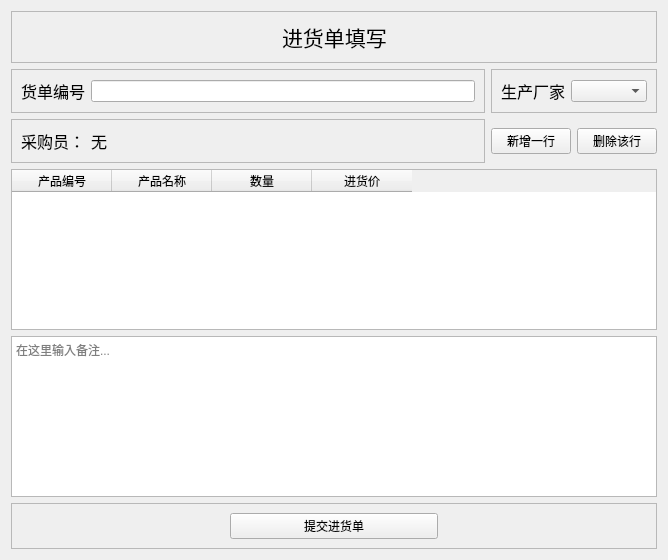
<?xml version="1.0" encoding="UTF-8"?>
<ui version="4.0">
 <class>AddNewInOrder</class>
 <widget class="QWidget" name="AddNewInOrder">
  <property name="geometry">
   <rect>
    <x>0</x>
    <y>0</y>
    <width>668</width>
    <height>560</height>
   </rect>
  </property>
  <property name="sizePolicy">
   <sizepolicy hsizetype="Expanding" vsizetype="Expanding">
    <horstretch>0</horstretch>
    <verstretch>0</verstretch>
   </sizepolicy>
  </property>
  <property name="windowTitle">
   <string>Form</string>
  </property>
  <layout class="QGridLayout" name="gridLayout">
   <item row="1" column="0">
    <widget class="QFrame" name="frame_2">
     <property name="frameShape">
      <enum>QFrame::StyledPanel</enum>
     </property>
     <property name="frameShadow">
      <enum>QFrame::Raised</enum>
     </property>
     <layout class="QHBoxLayout" name="horizontalLayout_2">
      <item>
       <widget class="QLabel" name="label_2">
        <property name="font">
         <font>
          <pointsize>12</pointsize>
         </font>
        </property>
        <property name="text">
         <string>货单编号</string>
        </property>
       </widget>
      </item>
      <item>
       <widget class="QLineEdit" name="lineEditId"/>
      </item>
     </layout>
    </widget>
   </item>
   <item row="1" column="1" colspan="2">
    <widget class="QFrame" name="frame_3">
     <property name="frameShape">
      <enum>QFrame::StyledPanel</enum>
     </property>
     <property name="frameShadow">
      <enum>QFrame::Raised</enum>
     </property>
     <layout class="QHBoxLayout" name="horizontalLayout_3">
      <item>
       <widget class="QLabel" name="label_3">
        <property name="font">
         <font>
          <pointsize>12</pointsize>
         </font>
        </property>
        <property name="text">
         <string>生产厂家</string>
        </property>
       </widget>
      </item>
      <item>
       <widget class="QComboBox" name="comboBox">
        <property name="sizePolicy">
         <sizepolicy hsizetype="Expanding" vsizetype="Fixed">
          <horstretch>0</horstretch>
          <verstretch>0</verstretch>
         </sizepolicy>
        </property>
       </widget>
      </item>
     </layout>
    </widget>
   </item>
   <item row="2" column="0">
    <widget class="QFrame" name="frame_4">
     <property name="frameShape">
      <enum>QFrame::StyledPanel</enum>
     </property>
     <property name="frameShadow">
      <enum>QFrame::Raised</enum>
     </property>
     <layout class="QHBoxLayout" name="horizontalLayout_4">
      <item>
       <widget class="QLabel" name="label_4">
        <property name="font">
         <font>
          <pointsize>12</pointsize>
         </font>
        </property>
        <property name="text">
         <string>采购员：</string>
        </property>
       </widget>
      </item>
      <item>
       <widget class="QLabel" name="labelCGName">
        <property name="font">
         <font>
          <pointsize>12</pointsize>
         </font>
        </property>
        <property name="text">
         <string>无</string>
        </property>
       </widget>
      </item>
      <item>
       <spacer name="horizontalSpacer_5">
        <property name="orientation">
         <enum>Qt::Horizontal</enum>
        </property>
        <property name="sizeHint" stdset="0">
         <size>
          <width>40</width>
          <height>20</height>
         </size>
        </property>
       </spacer>
      </item>
     </layout>
    </widget>
   </item>
   <item row="2" column="1">
    <widget class="QPushButton" name="btnNewRow">
     <property name="text">
      <string>新增一行</string>
     </property>
    </widget>
   </item>
   <item row="2" column="2">
    <widget class="QPushButton" name="btnDelRow">
     <property name="text">
      <string>删除该行</string>
     </property>
    </widget>
   </item>
   <item row="3" column="0" colspan="3">
    <widget class="QTableWidget" name="tableWidget">
     <property name="editTriggers">
      <set>QAbstractItemView::DoubleClicked</set>
     </property>
     <column>
      <property name="text">
       <string>产品编号</string>
      </property>
     </column>
     <column>
      <property name="text">
       <string>产品名称</string>
      </property>
     </column>
     <column>
      <property name="text">
       <string>数量</string>
      </property>
     </column>
     <column>
      <property name="text">
       <string>进货价</string>
      </property>
     </column>
    </widget>
   </item>
   <item row="4" column="0" colspan="3">
    <widget class="QTextBrowser" name="textBrowser">
     <property name="readOnly">
      <bool>false</bool>
     </property>
     <property name="placeholderText">
      <string>在这里输入备注...</string>
     </property>
    </widget>
   </item>
   <item row="5" column="0" colspan="3">
    <widget class="QFrame" name="frame_5">
     <property name="frameShape">
      <enum>QFrame::StyledPanel</enum>
     </property>
     <property name="frameShadow">
      <enum>QFrame::Raised</enum>
     </property>
     <layout class="QHBoxLayout" name="horizontalLayout_5">
      <item>
       <spacer name="horizontalSpacer_3">
        <property name="orientation">
         <enum>Qt::Horizontal</enum>
        </property>
        <property name="sizeHint" stdset="0">
         <size>
          <width>40</width>
          <height>20</height>
         </size>
        </property>
       </spacer>
      </item>
      <item>
       <widget class="QPushButton" name="pushButton">
        <property name="sizePolicy">
         <sizepolicy hsizetype="Expanding" vsizetype="Fixed">
          <horstretch>0</horstretch>
          <verstretch>0</verstretch>
         </sizepolicy>
        </property>
        <property name="text">
         <string>提交进货单</string>
        </property>
       </widget>
      </item>
      <item>
       <spacer name="horizontalSpacer_4">
        <property name="orientation">
         <enum>Qt::Horizontal</enum>
        </property>
        <property name="sizeHint" stdset="0">
         <size>
          <width>40</width>
          <height>20</height>
         </size>
        </property>
       </spacer>
      </item>
     </layout>
    </widget>
   </item>
   <item row="0" column="0" colspan="3">
    <widget class="QFrame" name="frame">
     <property name="frameShape">
      <enum>QFrame::StyledPanel</enum>
     </property>
     <property name="frameShadow">
      <enum>QFrame::Raised</enum>
     </property>
     <layout class="QHBoxLayout" name="horizontalLayout">
      <item>
       <spacer name="horizontalSpacer">
        <property name="orientation">
         <enum>Qt::Horizontal</enum>
        </property>
        <property name="sizeHint" stdset="0">
         <size>
          <width>40</width>
          <height>20</height>
         </size>
        </property>
       </spacer>
      </item>
      <item>
       <widget class="QLabel" name="label">
        <property name="sizePolicy">
         <sizepolicy hsizetype="Preferred" vsizetype="Fixed">
          <horstretch>0</horstretch>
          <verstretch>0</verstretch>
         </sizepolicy>
        </property>
        <property name="font">
         <font>
          <pointsize>16</pointsize>
         </font>
        </property>
        <property name="text">
         <string>进货单填写</string>
        </property>
       </widget>
      </item>
      <item>
       <spacer name="horizontalSpacer_2">
        <property name="orientation">
         <enum>Qt::Horizontal</enum>
        </property>
        <property name="sizeHint" stdset="0">
         <size>
          <width>40</width>
          <height>20</height>
         </size>
        </property>
       </spacer>
      </item>
     </layout>
    </widget>
   </item>
  </layout>
 </widget>
 <resources/>
 <connections/>
</ui>
